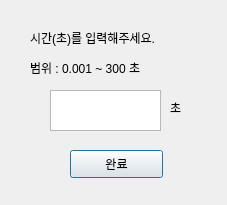
<?xml version="1.0" encoding="UTF-8"?>
<ui version="4.0">
 <class>Dialog</class>
 <widget class="QDialog" name="Dialog">
  <property name="geometry">
   <rect>
    <x>0</x>
    <y>0</y>
    <width>227</width>
    <height>205</height>
   </rect>
  </property>
  <property name="windowTitle">
   <string>Dialog</string>
  </property>
  <widget class="QLabel" name="label">
   <property name="geometry">
    <rect>
     <x>30</x>
     <y>30</y>
     <width>181</width>
     <height>16</height>
    </rect>
   </property>
   <property name="text">
    <string>시간(초)를 입력해주세요.</string>
   </property>
  </widget>
  <widget class="QLabel" name="label_2">
   <property name="geometry">
    <rect>
     <x>30</x>
     <y>60</y>
     <width>181</width>
     <height>16</height>
    </rect>
   </property>
   <property name="text">
    <string>범위 : 0.001 ~ 300 초</string>
   </property>
  </widget>
  <widget class="QPlainTextEdit" name="plainTextEdit">
   <property name="geometry">
    <rect>
     <x>50</x>
     <y>90</y>
     <width>111</width>
     <height>41</height>
    </rect>
   </property>
  </widget>
  <widget class="QLabel" name="label_3">
   <property name="geometry">
    <rect>
     <x>170</x>
     <y>100</y>
     <width>64</width>
     <height>15</height>
    </rect>
   </property>
   <property name="text">
    <string>초</string>
   </property>
  </widget>
  <widget class="QPushButton" name="pushButton">
   <property name="geometry">
    <rect>
     <x>70</x>
     <y>150</y>
     <width>93</width>
     <height>28</height>
    </rect>
   </property>
   <property name="text">
    <string>완료</string>
   </property>
  </widget>
 </widget>
 <resources/>
 <connections/>
</ui>
